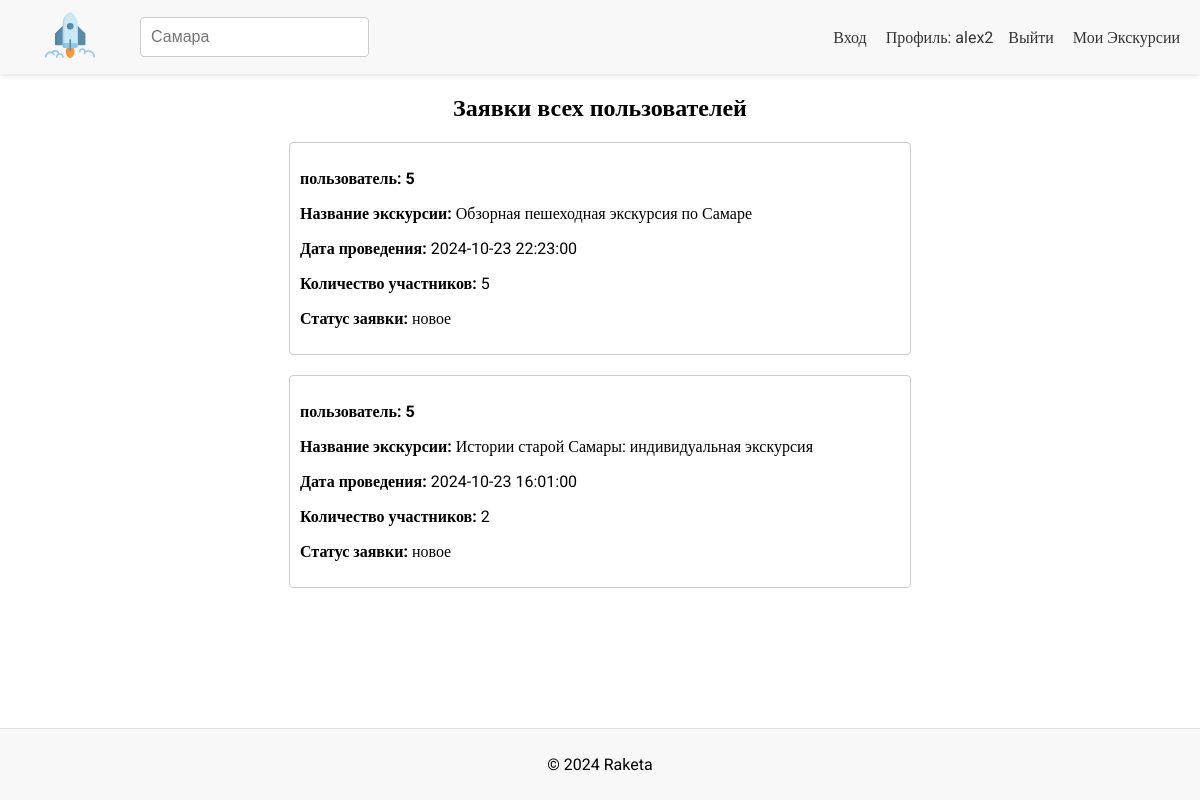
The page /admin.php (signed in) on the database its author committed.
### tables this page shows
CREATE TABLE `statements` (
  `id` int NOT NULL,
  `user_id` int NOT NULL,
  `name` varchar(255) NOT NULL,
  `date` datetime NOT NULL,
  `participants` int NOT NULL,
  `status` set('новое','подтверждено','отклонено') NOT NULL DEFAULT 'новое'
);

### admin.php (the view, shortened to what this page needs)
<!DOCTYPE html>
<html lang="en">
<head>
    <link rel="stylesheet" href="css/styles.css">
</head>
<body>
    <? include 'elements/header.php' ?>
    <h2>Заявки всех пользователей</h2>
    <div class="results">
        <?php
        include_once("db.php");
        $result = mysqli_query($link, "SELECT * FROM `statements` LEFT JOIN `users` ON statements.user_id = users.id ORDER BY date DESC");
        while ($row = mysqli_fetch_assoc($result)) {
            echo "<div class='statement'>
            <p><b>пользователь: $row[user_id]</b></p>
            <p><b>Название экскурсии: </b>$row[name]</p>
            <p><b>Дата проведения: </b>$row[date]</p>
            <p><b>Количество участников: </b>$row[participants]</p>
            <p><b>Статус заявки: </b>$row[status]</p>
            </div>";
        }
        ?>
    </div>
<? include 'elements/footer.php' ?>
</body>
</html>

### css/styles.css (style rules this page uses)
body { font-size: 16px; font-family: "Roboto"; margin: 0; padding: 0; }
h1, h2, h3 { text-align: center; }
.results { padding: 0 20px 0 20px; display: flex; flex-direction: column; justify-content: space-evenly; align-items: center; }
.statement { border: 1px solid #ccc; border-radius: 4px; width: 50vw; padding: 10px; margin-bottom: 20px; }
h2 { text-align: center; margin-bottom: 1.25rem; }

### rows shown on the page
statements: user "5", name "Обзорная пешеходная экскурсия по Самаре", date "2024-10-23 22:23:00", participants "5", status "новое"
statements: user "5", name "Истории старой Самары: индивидуальная экскурсия", date "2024-10-23 16:01:00", participants "2", status "новое"

### other values the page prints
$_SESSION['login'] "alex2"
